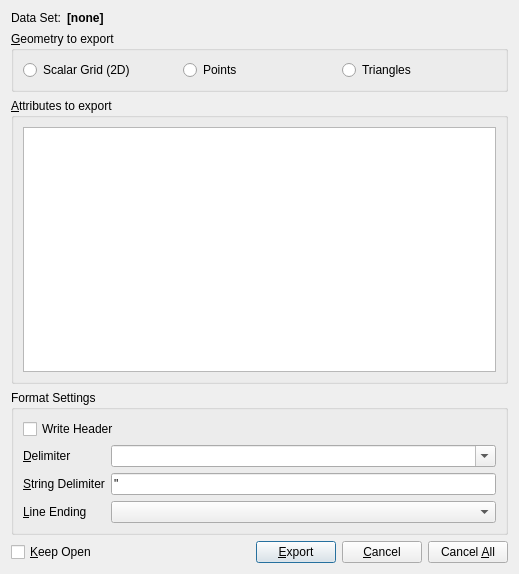
<?xml version="1.0" encoding="UTF-8"?>
<ui version="4.0">
 <class>CSVExporterWidget</class>
 <widget class="QDialog" name="CSVExporterWidget">
  <property name="geometry">
   <rect>
    <x>0</x>
    <y>0</y>
    <width>519</width>
    <height>574</height>
   </rect>
  </property>
  <property name="windowTitle">
   <string>CSV Export</string>
  </property>
  <layout class="QVBoxLayout" name="verticalLayout">
   <item>
    <widget class="QWidget" name="widget_2" native="true">
     <layout class="QFormLayout" name="formLayout">
      <property name="leftMargin">
       <number>0</number>
      </property>
      <property name="topMargin">
       <number>0</number>
      </property>
      <property name="rightMargin">
       <number>0</number>
      </property>
      <property name="bottomMargin">
       <number>0</number>
      </property>
      <item row="0" column="0">
       <widget class="QLabel" name="label_2">
        <property name="text">
         <string>Data Set:</string>
        </property>
       </widget>
      </item>
      <item row="0" column="1">
       <widget class="QLabel" name="dataSetNameLabel">
        <property name="font">
         <font>
          <weight>75</weight>
          <bold>true</bold>
         </font>
        </property>
        <property name="text">
         <string>[none]</string>
        </property>
       </widget>
      </item>
     </layout>
    </widget>
   </item>
   <item>
    <widget class="QGroupBox" name="geometryGroupBox">
     <property name="title">
      <string>&amp;Geometry to export</string>
     </property>
     <layout class="QHBoxLayout" name="horizontalLayout">
      <item>
       <widget class="QRadioButton" name="geomScalarGrid2D">
        <property name="text">
         <string>Scalar Grid (2D)</string>
        </property>
       </widget>
      </item>
      <item>
       <widget class="QRadioButton" name="geomPointsRadioButton">
        <property name="text">
         <string>Points</string>
        </property>
       </widget>
      </item>
      <item>
       <widget class="QRadioButton" name="geomTrianglesRadioButton">
        <property name="text">
         <string>Triangles</string>
        </property>
       </widget>
      </item>
     </layout>
    </widget>
   </item>
   <item>
    <widget class="QGroupBox" name="attributesGroupBox">
     <property name="title">
      <string>&amp;Attributes to export</string>
     </property>
     <layout class="QGridLayout" name="gridLayout_2">
      <item row="0" column="0">
       <widget class="QTableWidget" name="attributesTable">
        <property name="editTriggers">
         <set>QAbstractItemView::NoEditTriggers</set>
        </property>
        <property name="selectionMode">
         <enum>QAbstractItemView::SingleSelection</enum>
        </property>
        <property name="selectionBehavior">
         <enum>QAbstractItemView::SelectRows</enum>
        </property>
        <property name="verticalScrollMode">
         <enum>QAbstractItemView::ScrollPerPixel</enum>
        </property>
        <property name="horizontalScrollMode">
         <enum>QAbstractItemView::ScrollPerPixel</enum>
        </property>
        <property name="showGrid">
         <bool>false</bool>
        </property>
        <attribute name="horizontalHeaderVisible">
         <bool>false</bool>
        </attribute>
        <attribute name="horizontalHeaderStretchLastSection">
         <bool>true</bool>
        </attribute>
        <attribute name="verticalHeaderVisible">
         <bool>false</bool>
        </attribute>
        <column>
         <property name="text">
          <string/>
         </property>
        </column>
       </widget>
      </item>
     </layout>
    </widget>
   </item>
   <item>
    <widget class="QGroupBox" name="formatGroupBox">
     <property name="title">
      <string>Format Settings</string>
     </property>
     <layout class="QFormLayout" name="formLayout_2">
      <item row="0" column="0" colspan="2">
       <widget class="QCheckBox" name="printHeadersCheckBox">
        <property name="text">
         <string>Write Header</string>
        </property>
        <property name="checked">
         <bool>false</bool>
        </property>
       </widget>
      </item>
      <item row="1" column="0">
       <widget class="QLabel" name="label">
        <property name="text">
         <string>&amp;Delimiter</string>
        </property>
        <property name="buddy">
         <cstring>delimiterCombo</cstring>
        </property>
       </widget>
      </item>
      <item row="1" column="1">
       <widget class="QComboBox" name="delimiterCombo">
        <property name="editable">
         <bool>true</bool>
        </property>
        <property name="currentIndex">
         <number>-1</number>
        </property>
       </widget>
      </item>
      <item row="2" column="0">
       <widget class="QLabel" name="label_5">
        <property name="text">
         <string>&amp;String Delimiter</string>
        </property>
        <property name="buddy">
         <cstring>stringDelimiterEdit</cstring>
        </property>
       </widget>
      </item>
      <item row="2" column="1">
       <widget class="QLineEdit" name="stringDelimiterEdit">
        <property name="text">
         <string>&quot;</string>
        </property>
       </widget>
      </item>
      <item row="3" column="0">
       <widget class="QLabel" name="label_3">
        <property name="text">
         <string>&amp;Line Ending</string>
        </property>
        <property name="buddy">
         <cstring>lineEndingCombo</cstring>
        </property>
       </widget>
      </item>
      <item row="3" column="1">
       <widget class="QComboBox" name="lineEndingCombo"/>
      </item>
     </layout>
    </widget>
   </item>
   <item>
    <widget class="QWidget" name="widget" native="true">
     <layout class="QGridLayout" name="gridLayout">
      <property name="leftMargin">
       <number>0</number>
      </property>
      <property name="topMargin">
       <number>0</number>
      </property>
      <property name="rightMargin">
       <number>0</number>
      </property>
      <property name="bottomMargin">
       <number>0</number>
      </property>
      <item row="0" column="0">
       <widget class="QCheckBox" name="keepOpenCheckBox">
        <property name="text">
         <string>&amp;Keep Open</string>
        </property>
       </widget>
      </item>
      <item row="0" column="1">
       <spacer name="horizontalSpacer">
        <property name="orientation">
         <enum>Qt::Horizontal</enum>
        </property>
        <property name="sizeHint" stdset="0">
         <size>
          <width>40</width>
          <height>20</height>
         </size>
        </property>
       </spacer>
      </item>
      <item row="0" column="2">
       <widget class="QPushButton" name="exportButton">
        <property name="text">
         <string>&amp;Export</string>
        </property>
        <property name="default">
         <bool>true</bool>
        </property>
       </widget>
      </item>
      <item row="0" column="3">
       <widget class="QPushButton" name="cancelButton">
        <property name="text">
         <string>&amp;Cancel</string>
        </property>
       </widget>
      </item>
      <item row="0" column="4">
       <widget class="QPushButton" name="cancelAllButton">
        <property name="text">
         <string>Cancel &amp;All</string>
        </property>
       </widget>
      </item>
     </layout>
    </widget>
   </item>
  </layout>
 </widget>
 <resources/>
 <connections>
  <connection>
   <sender>cancelButton</sender>
   <signal>clicked()</signal>
   <receiver>CSVExporterWidget</receiver>
   <slot>reject()</slot>
   <hints>
    <hint type="sourcelabel">
     <x>20</x>
     <y>20</y>
    </hint>
    <hint type="destinationlabel">
     <x>20</x>
     <y>20</y>
    </hint>
   </hints>
  </connection>
 </connections>
</ui>
